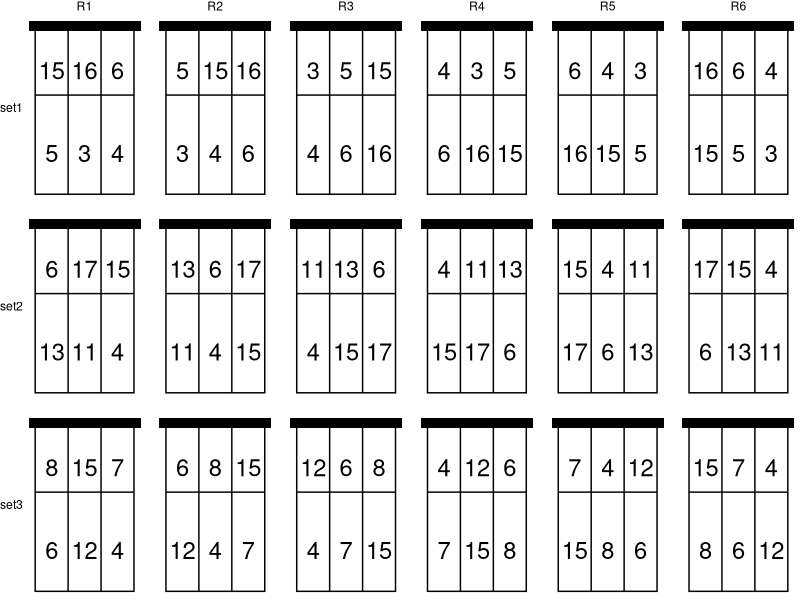

Here is the R script that generated this plot:
library(tidyverse)

add <- function(x, N = 1){
  tmp <- x$lab
  x |> 
    bind_rows(tibble(x = c(3, 3, 2, 1, 1, 2),
                     y = c(1, 2, 2, 2, 1, 1),
                     lab = tmp[c(2, 3, 4, 5, 6, 1)], 
                     rot = "R2")) |> 
    bind_rows(tibble(x = c(3, 3, 2, 1, 1, 2),
                     y = c(1, 2, 2, 2, 1, 1),
                     lab = tmp[c(3, 4, 5, 6, 1, 2)], 
                     rot = "R3")) |> 
    bind_rows(tibble(x = c(3, 3, 2, 1, 1, 2),
                     y = c(1, 2, 2, 2, 1, 1),
                     lab = tmp[c(4, 5, 6, 1, 2, 3)], 
                     rot = "R4")) |> 
    bind_rows(tibble(x = c(3, 3, 2, 1, 1, 2),
                     y = c(1, 2, 2, 2, 1, 1),
                     lab = tmp[c(5, 6, 1, 2, 3, 4)], 
                     rot = "R5")) |> 
    bind_rows(tibble(x = c(3, 3, 2, 1, 1, 2),
                     y = c(1, 2, 2, 2, 1, 1),
                     lab = tmp[c(6, 1, 2, 3, 4, 5)], 
                     rot = "R6")) |> 
    mutate(set = paste0("set", N))
}

x1 <- tibble(x = c(3, 3, 2, 1, 1, 2),
       y = c(1, 2, 2, 2, 1, 1),
       lab = c(4,6,16,15,5,3), 
       rot = "R1") 
x2 <- tibble(x = c(3, 3, 2, 1, 1, 2),
             y = c(1, 2, 2, 2, 1, 1),
             lab = c(4,15,17,6,13,11), 
             rot = "R1") 
x3 <- tibble(x = c(3, 3, 2, 1, 1, 2),
             y = c(1, 2, 2, 2, 1, 1),
             lab = c(4,7,15,8,6,12), 
             rot = "R1") 

set1 <- add(x1, 1)
set2 <- add(x2, 2)
set3 <- add(x3, 3)
court_colour <- "white"
grid_colour <- "black"
p1 <- set1 |> 
  ggplot(aes(x, y, label = lab)) +
  annotate(geom = "rect", xmin = 0.5, xmax = 3.5, 
           ymin = 0.5, ymax = 2.5, 
           fill = court_colour, 
           colour = "black") +
  annotate(geom = "rect", xmin = 0.3, xmax = 3.7, 
                  ymin = 2.48, ymax = 2.6, 
                  fill = grid_colour) +
  annotate("segment", x = 1.5, xend = 1.5, y = .5, yend = 2.5,
           colour = grid_colour) +
  annotate("segment", x = 2.5, xend = 2.5, y = .5, yend = 2.5,
           colour = grid_colour) +
  annotate("segment", x = .5, xend = 3.5, y = 1.7, yend = 1.7,
           colour = grid_colour) +
  geom_text(size = 6) +
  theme_void() +
  labs(title = "SET 1") +
  facet_wrap(vars(rot)) 
p2 <- set2 |> 
  ggplot(aes(x, y, label = lab)) +
  annotate(geom = "rect", xmin = 0.5, xmax = 3.5, 
           ymin = 0.5, ymax = 2.5, 
           fill = court_colour, 
           colour = "black") +
  annotate(geom = "rect", xmin = 0.3, xmax = 3.7, 
           ymin = 2.48, ymax = 2.6, 
           fill = grid_colour) +
  annotate("segment", x = 1.5, xend = 1.5, y = .5, yend = 2.5,
           colour = grid_colour) +
  annotate("segment", x = 2.5, xend = 2.5, y = .5, yend = 2.5,
           colour = grid_colour) +
  annotate("segment", x = .5, xend = 3.5, y = 1.7, yend = 1.7,
           colour = grid_colour) +
  geom_text(size = 6) +
  theme_void() +
  labs(title = "SET 2") +
  facet_wrap(vars(rot)) 
p3 <- set3 |> 
  ggplot(aes(x, y, label = lab)) +
  annotate(geom = "rect", xmin = 0.5, xmax = 3.5, 
           ymin = 0.5, ymax = 2.5, 
           fill = court_colour, 
           colour = "black") +
  annotate(geom = "rect", xmin = 0.3, xmax = 3.7, 
           ymin = 2.48, ymax = 2.6, 
           fill = grid_colour) +
  annotate("segment", x = 1.5, xend = 1.5, y = .5, yend = 2.5,
           colour = grid_colour) +
  annotate("segment", x = 2.5, xend = 2.5, y = .5, yend = 2.5,
           colour = grid_colour) +
  annotate("segment", x = .5, xend = 3.5, y = 1.7, yend = 1.7,
           colour = grid_colour) +
  geom_text(size = 6) +
  theme_void() +
  labs(title = "SET 3") +
  facet_wrap(vars(rot)) 

# library(patchwork)
# p1 / p2 / p3


set1 |> 
  bind_rows(set2) |> 
  bind_rows(set3)|> 
  ggplot(aes(x, y, label = lab)) +
  annotate(geom = "rect", xmin = 0.5, xmax = 3.5, 
           ymin = 0.5, ymax = 2.5, 
           fill = court_colour, 
           colour = "black") +
  annotate(geom = "rect", xmin = 0.3, xmax = 3.7, 
           ymin = 2.48, ymax = 2.6, 
           fill = grid_colour) +
  annotate("segment", x = 1.5, xend = 1.5, y = .5, yend = 2.5,
           colour = grid_colour) +
  annotate("segment", x = 2.5, xend = 2.5, y = .5, yend = 2.5,
           colour = grid_colour) +
  annotate("segment", x = .5, xend = 3.5, y = 1.7, yend = 1.7,
           colour = grid_colour) +
  geom_text(size = 6) +
  theme_void() +
  facet_grid(cols = vars(rot),
             rows = vars(set),
             switch = "y") 
